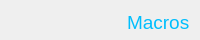
                  <widget class="QFrame" name="macro_list_top">
                   <property name="minimumSize">
                    <size>
                     <width>0</width>
                     <height>40</height>
                    </size>
                   </property>
                   <property name="maximumSize">
                    <size>
                     <width>16777215</width>
                     <height>40</height>
                    </size>
                   </property>
                   <property name="styleSheet">
                    <string notr="true"/>
                   </property>
                   <property name="frameShape">
                    <enum>QFrame::NoFrame</enum>
                   </property>
                   <property name="frameShadow">
                    <enum>QFrame::Raised</enum>
                   </property>
                   <layout class="QHBoxLayout" name="horizontalLayout_3">
                    <property name="spacing">
                     <number>0</number>
                    </property>
                    <property name="leftMargin">
                     <number>10</number>
                    </property>
                    <property name="topMargin">
                     <number>5</number>
                    </property>
                    <property name="rightMargin">
                     <number>10</number>
                    </property>
                    <property name="bottomMargin">
                     <number>0</number>
                    </property>
                    <item>
                     <widget class="QPushButton" name="macro_save">
                      <property name="maximumSize">
                       <size>
                        <width>0</width>
                        <height>0</height>
                       </size>
                      </property>
                      <property name="text">
                       <string/>
                      </property>
                      <property name="shortcut">
                       <string>Ctrl+S</string>
                      </property>
                     </widget>
                    </item>
                    <item>
                     <widget class="QFrame" name="macro_list_top_buttons">
                      <property name="styleSheet">
                       <string notr="true">border:0;</string>
                      </property>
                      <property name="frameShape">
                       <enum>QFrame::NoFrame</enum>
                      </property>
                      <property name="frameShadow">
                       <enum>QFrame::Raised</enum>
                      </property>
                      <layout class="QHBoxLayout" name="horizontalLayout_4">
                       <property name="spacing">
                        <number>3</number>
                       </property>
                       <property name="leftMargin">
                        <number>0</number>
                       </property>
                       <property name="topMargin">
                        <number>0</number>
                       </property>
                       <property name="rightMargin">
                        <number>0</number>
                       </property>
                       <property name="bottomMargin">
                        <number>0</number>
                       </property>
                       <item>
                        <widget class="QPushButton" name="add_macro">
                         <property name="minimumSize">
                          <size>
                           <width>30</width>
                           <height>30</height>
                          </size>
                         </property>
                         <property name="maximumSize">
                          <size>
                           <width>30</width>
                           <height>30</height>
                          </size>
                         </property>
                         <property name="cursor">
                          <cursorShape>PointingHandCursor</cursorShape>
                         </property>
                         <property name="focusPolicy">
                          <enum>Qt::NoFocus</enum>
                         </property>
                         <property name="styleSheet">
                          <string notr="true">border-radius:0;</string>
                         </property>
                         <property name="text">
                          <string/>
                         </property>
                         <property name="icon">
                          <iconset resource="res.qrc">
                           <normaloff>:/assets/icons/add.svg</normaloff>:/assets/icons/add.svg</iconset>
                         </property>
                         <property name="iconSize">
                          <size>
                           <width>22</width>
                           <height>22</height>
                          </size>
                         </property>
                        </widget>
                       </item>
                       <item>
                        <widget class="QPushButton" name="import_macro">
                         <property name="minimumSize">
                          <size>
                           <width>30</width>
                           <height>30</height>
                          </size>
                         </property>
                         <property name="maximumSize">
                          <size>
                           <width>30</width>
                           <height>30</height>
                          </size>
                         </property>
                         <property name="cursor">
                          <cursorShape>PointingHandCursor</cursorShape>
                         </property>
                         <property name="focusPolicy">
                          <enum>Qt::NoFocus</enum>
                         </property>
                         <property name="styleSheet">
                          <string notr="true">border-radius:0;</string>
                         </property>
                         <property name="text">
                          <string/>
                         </property>
                         <property name="icon">
                          <iconset resource="res.qrc">
                           <normaloff>:/assets/icons/import.svg</normaloff>:/assets/icons/import.svg</iconset>
                         </property>
                         <property name="iconSize">
                          <size>
                           <width>23</width>
                           <height>23</height>
                          </size>
                         </property>
                         <property name="flat">
                          <bool>false</bool>
                         </property>
                        </widget>
                       </item>
                       <item>
                        <spacer name="horizontalSpacer">
                         <property name="orientation">
                          <enum>Qt::Horizontal</enum>
                         </property>
                         <property name="sizeHint" stdset="0">
                          <size>
                           <width>40</width>
                           <height>20</height>
                          </size>
                         </property>
                        </spacer>
                       </item>
                      </layout>
                     </widget>
                    </item>
                    <item>
                     <widget class="QLabel" name="label_4">
                      <property name="font">
                       <font>
                        <pointsize>14</pointsize>
                        <bold>false</bold>
                       </font>
                      </property>
                      <property name="styleSheet">
                       <string notr="true">border:0;
color: rgb(0, 190, 253);</string>
                      </property>
                      <property name="text">
                       <string>Macros</string>
                      </property>
                     </widget>
                    </item>
                   </layout>
                  </widget>
